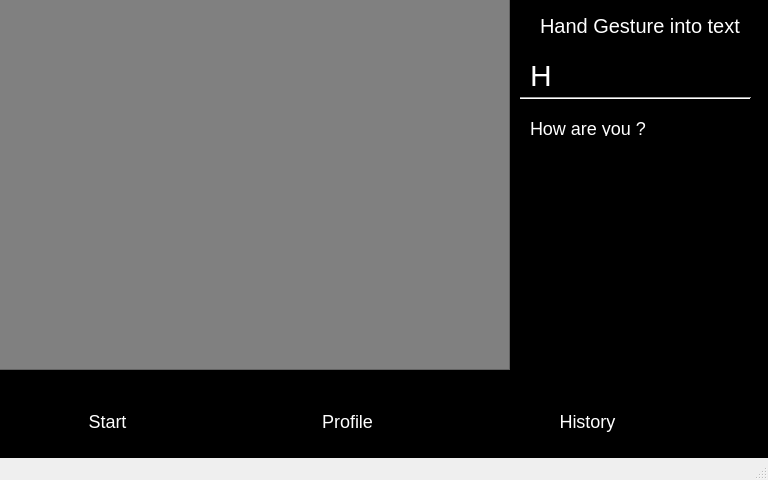
<?xml version="1.0" encoding="UTF-8"?>
<ui version="4.0">
 <class>Home</class>
 <widget class="QMainWindow" name="Home">
  <property name="geometry">
   <rect>
    <x>0</x>
    <y>0</y>
    <width>768</width>
    <height>480</height>
   </rect>
  </property>
  <property name="windowTitle">
   <string>Home</string>
  </property>
  <property name="windowIcon">
   <iconset>
    <normaloff>icons/Camera.png</normaloff>icons/Camera.png</iconset>
  </property>
  <property name="styleSheet">
   <string notr="true">#centralwidget
{
 background-color:black;
}
#camera
{
 background-color:gray;
}
#head
{
	font-size:20px;
  color:white;
}
#word
{
	font-size:30px;
	color:white;
}
#syntance
{
	font-size:18px;
	color:white;
}

.QPushButton
{
 border:none;
background-color:transparent;
color:white;
font-size:18px;
}

.QPushButton:hover
{
	cursor: pointer;
}
#CameraIcon,#profileIcon
{
  text-align:center;
padding-left:10px;
}</string>
  </property>
  <widget class="QWidget" name="centralwidget">
   <widget class="QFrame" name="frame">
    <property name="geometry">
     <rect>
      <x>20</x>
      <y>69</y>
      <width>241</width>
      <height>221</height>
     </rect>
    </property>
    <property name="frameShape">
     <enum>QFrame::StyledPanel</enum>
    </property>
    <property name="frameShadow">
     <enum>QFrame::Raised</enum>
    </property>
   </widget>
   <widget class="QWidget" name="widget" native="true">
    <property name="geometry">
     <rect>
      <x>69</x>
      <y>239</y>
      <width>121</width>
      <height>171</height>
     </rect>
    </property>
    <widget class="QLabel" name="CameraIcon">
     <property name="geometry">
      <rect>
       <x>10</x>
       <y>130</y>
       <width>61</width>
       <height>51</height>
      </rect>
     </property>
     <property name="layoutDirection">
      <enum>Qt::LeftToRight</enum>
     </property>
     <property name="text">
      <string/>
     </property>
     <property name="pixmap">
      <pixmap>icons/videocam-24px.png</pixmap>
     </property>
     <property name="scaledContents">
      <bool>true</bool>
     </property>
    </widget>
   </widget>
   <widget class="QFrame" name="camera">
    <property name="geometry">
     <rect>
      <x>-1</x>
      <y>-1</y>
      <width>511</width>
      <height>371</height>
     </rect>
    </property>
    <property name="frameShape">
     <enum>QFrame::StyledPanel</enum>
    </property>
    <property name="frameShadow">
     <enum>QFrame::Raised</enum>
    </property>
   </widget>
   <widget class="QPushButton" name="pushButton">
    <property name="geometry">
     <rect>
      <x>70</x>
      <y>410</y>
      <width>75</width>
      <height>23</height>
     </rect>
    </property>
    <property name="text">
     <string>Start</string>
    </property>
   </widget>
   <widget class="QPushButton" name="pushButton_2">
    <property name="geometry">
     <rect>
      <x>310</x>
      <y>410</y>
      <width>75</width>
      <height>23</height>
     </rect>
    </property>
    <property name="text">
     <string>Profile</string>
    </property>
   </widget>
   <widget class="QPushButton" name="pushButton_3">
    <property name="geometry">
     <rect>
      <x>550</x>
      <y>410</y>
      <width>75</width>
      <height>23</height>
     </rect>
    </property>
    <property name="text">
     <string>History</string>
    </property>
   </widget>
   <widget class="QLabel" name="head">
    <property name="geometry">
     <rect>
      <x>540</x>
      <y>10</y>
      <width>231</width>
      <height>31</height>
     </rect>
    </property>
    <property name="text">
     <string>Hand Gesture into text</string>
    </property>
   </widget>
   <widget class="QLabel" name="word">
    <property name="geometry">
     <rect>
      <x>530</x>
      <y>50</y>
      <width>41</width>
      <height>51</height>
     </rect>
    </property>
    <property name="text">
     <string>H</string>
    </property>
   </widget>
   <widget class="Line" name="line">
    <property name="geometry">
     <rect>
      <x>520</x>
      <y>90</y>
      <width>231</width>
      <height>16</height>
     </rect>
    </property>
    <property name="orientation">
     <enum>Qt::Horizontal</enum>
    </property>
   </widget>
   <widget class="QLabel" name="syntance">
    <property name="geometry">
     <rect>
      <x>530</x>
      <y>120</y>
      <width>131</width>
      <height>16</height>
     </rect>
    </property>
    <property name="text">
     <string>How are you ?</string>
    </property>
   </widget>
   <widget class="QLabel" name="profileIcon">
    <property name="geometry">
     <rect>
      <x>320</x>
      <y>380</y>
      <width>41</width>
      <height>31</height>
     </rect>
    </property>
    <property name="text">
     <string/>
    </property>
    <property name="pixmap">
     <pixmap>icons/Path 10.png</pixmap>
    </property>
    <property name="scaledContents">
     <bool>true</bool>
    </property>
   </widget>
   <widget class="QLabel" name="label">
    <property name="geometry">
     <rect>
      <x>560</x>
      <y>380</y>
      <width>51</width>
      <height>31</height>
     </rect>
    </property>
    <property name="text">
     <string/>
    </property>
    <property name="pixmap">
     <pixmap>icons/Path 6.png</pixmap>
    </property>
    <property name="scaledContents">
     <bool>true</bool>
    </property>
   </widget>
   <widget class="QLabel" name="label_2">
    <property name="geometry">
     <rect>
      <x>610</x>
      <y>310</y>
      <width>47</width>
      <height>13</height>
     </rect>
    </property>
    <property name="text">
     <string>TextLabel</string>
    </property>
   </widget>
   <widget class="QLabel" name="mic">
    <property name="geometry">
     <rect>
      <x>630</x>
      <y>320</y>
      <width>41</width>
      <height>31</height>
     </rect>
    </property>
    <property name="text">
     <string/>
    </property>
    <property name="pixmap">
     <pixmap>icons/Speaker.png</pixmap>
    </property>
    <property name="scaledContents">
     <bool>true</bool>
    </property>
   </widget>
  </widget>
  <widget class="QMenuBar" name="menubar">
   <property name="geometry">
    <rect>
     <x>0</x>
     <y>0</y>
     <width>768</width>
     <height>21</height>
    </rect>
   </property>
  </widget>
  <widget class="QStatusBar" name="statusbar"/>
 </widget>
 <resources/>
 <connections/>
</ui>
